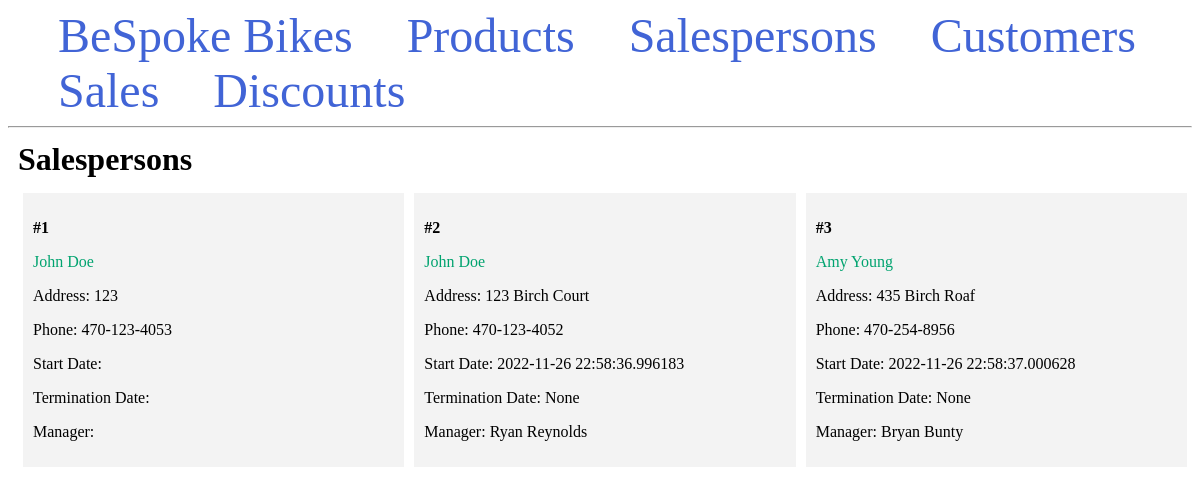
The app's page /salespersons/ with its own data.
### app.py (models this page shows, shortened)
class Salesperson(db.Model):
    id = db.Column(db.Integer, primary_key=True)
    first_name = db.Column(db.String(100), nullable=False)
    last_name = db.Column(db.String(100), nullable=False)
    address = db.Column(db.String(80), nullable=False)
    phone = db.Column(db.String)
    start_date = db.Column(db.String(100))
    termination_date = db.Column(db.String(100))
    manager = db.Column(db.String(100), nullable=False)

### app.py (the view)
@app.route('/salespersons/')
def salespersons():
    salespersons = Salesperson.query.all()
    return render_template('salespersons.html', salespersons=salespersons)

### templates/salespersons.html
{% extends 'base.html' %}
{% block content %}
    <h1 class="title">{% block title %} Salespersons {% endblock %}</h1>
    <div class="content">
        {% for salesperson in salespersons %}
        <div class="salesperson">
            <p><b>#{{ salesperson.id }}</b></p>
            <p class="name">
                <a href="{{ url_for('salesperson', salesperson_id=salesperson.id)}}">
                    {{ salesperson.first_name }} {{ salesperson.last_name }}
                </a>
            <p>Address: {{ salesperson.address }}</p>
            <p>Phone: {{ salesperson.phone }}</p>
            <p>Start Date: {{ salesperson.start_date }}</p>
            <p>Termination Date: {{ salesperson.termination_date }}</p>
            <p>Manager: {{ salesperson.manager }}</p>
        </div>
    {% endfor %}
    </div>
{% endblock %}

### templates/base.html (style rules this page uses)
.title { margin: 5px; }
.content { margin: 5px; width: 100%; display: flex; flex-direction: row; flex-wrap: wrap; }
.salesperson { flex: 20%; padding: 10px; margin: 5px; background-color: #f3f3f3; inline-size: 100%; }
.name a { color: #00a36f; text-decoration: none; }

### records on screen
Salesperson: id "1", first_name "John", last_name "Doe", address "123", phone "470-123-4053"
Salesperson: id "2", first_name "John", last_name "Doe", address "123 Birch Court", phone "470-123-4052", start_date "2022-11-26 22:58:36.996183", termination_date "None", manager "Ryan Reynolds"
Salesperson: id "3", first_name "Amy", last_name "Young", address "435 Birch Roaf", phone "470-254-8956", start_date "2022-11-26 22:58:37.000628", termination_date "None", manager "Bryan Bunty"
